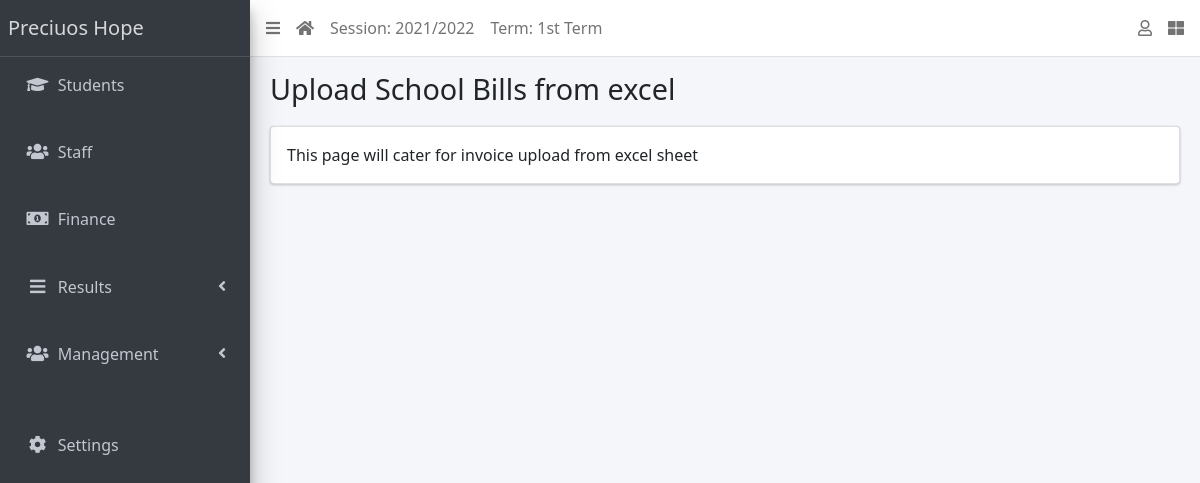
Page /finance/bulk-invoice/ (signed in) on the committed database.
### apps/management/models.py (models this page shows, shortened)
class AcademicSession(models.Model):
    name = models.CharField(max_length=200, unique=True)
    current = models.BooleanField(default=True)
    created_by = models.ForeignKey(settings.AUTH_USER_MODEL, on_delete=models.DO_NOTHING, null=True)
    class Meta:
        ordering = ['name']

class AcademicTerm(models.Model):
    name = models.CharField(max_length=20, unique=True)
    guide = models.ForeignKey(Staff, on_delete=models.CASCADE, null=True, default=None)
    current = models.BooleanField(default=True)
    created_by = models.ForeignKey(settings.AUTH_USER_MODEL, on_delete=models.DO_NOTHING, null=True)
    class Meta:
        ordering = ['name']

class SiteConfig(models.Model):
    key = models.SlugField()
    value = models.CharField(max_length=250)

### apps/finance/views.py (the view)
# urls.py: path("bulk-invoice/", bulk_invoice, name="bulk-invoice"),
@login_required
def bulk_invoice(request):
    return render(request, "finance/bulk_invoice.html")

### apps/management/context_processors.py (called while the page is built)
def site_defaults(request):
    current_session = AcademicSession.objects.get(current=True)
    current_term = AcademicTerm.objects.get(current=True)
    vals = SiteConfig.objects.all()
    context = {
        'current_session': current_session.name,
        'current_term': current_term.name
    }
    for val in vals:
        context[val.key] = val.value
    return context

### apps/finance/templates/finance/bulk_invoice.html
{% extends 'base.html' %}
{% block title %}
Upload School Bills from excel
{% endblock title %}
{% block content %}
This page will cater for invoice upload from excel sheet
{% endblock content %}

### templates/base.html (shortened to what this page needs)
{% load static %}
<!DOCTYPE html>
<html lang="en">
<head>
  <link rel="stylesheet" href="{% static 'plugins/fontawesome-free/css/all.min.css' %}">
  <link rel="stylesheet" href="{% static 'plugins/toastr/toastr.min.css' %}">
  <link rel="stylesheet"
    href="{% static 'plugins/overlayScrollbars/css/OverlayScrollbars.min.css' %}">
  <link rel="stylesheet" href="{% static 'plugins/Datatables/datatables.min.css' %}" />
  <link rel="stylesheet" href="{% static 'dist/css/adminlte.min.css' %}">
  <link href="https://cdn.jsdelivr.net/npm/bootstrap@5.1.1/dist/css/bootstrap.min.css" rel="stylesheet">
</head>
<body
  class="hold-transition sidebar-mini layout-fixed layout-navbar-fixed layout-footer-fixed">
  <div class="wrapper">
    <nav class="main-header navbar navbar-expand navbar-white navbar-light">
      <ul class="navbar-nav">
        <li class="nav-item">
          <a class="nav-link" data-widget="pushmenu" href="#" role="button"><i
              class="fas fa-bars"></i></a>
        </li>
        <li class="nav-item d-none d-sm-inline-block">
          <a href="{% url 'home' %} " class="nav-link"><i class="fa fa-home"></i></a>
        </li>
        <li class="nav-item d-none d-sm-inline-block">
          <a href="{% url 'current-session' %}" class="nav-link">Session: {{ current_session }}</a>
        </li>
        <li class="nav-item d-none d-sm-inline-block">
          <a href="{% url 'current-session' %}" class="nav-link">Term: {{ current_term }}</a>
        </li>
      </ul>
      <ul class="navbar-nav ml-auto">
        <li class="nav-item dropdown">
          <a class="nav-link" data-toggle="dropdown" href="#">
            <i class="far fa-user"></i>
          </a>
        </li>
        <li class="nav-item">
          <a class="nav-link" data-widget="control-sidebar" data-slide="true"
            href="#" role="button"><i class="fas fa-th-large"></i></a>
        </li>
      </ul>
    </nav>
    <aside class="main-sidebar sidebar-dark-primary elevation-4">
      <a href="{% url 'home' %}" class="brand-link">{{ school_name | default:"School" }}</a>
      <div class="sidebar">
        <nav class="mt-2">
          <ul class="nav nav-pills nav-sidebar flex-column"
            data-widget="treeview" role="menu" data-accordion="false">
            <li class="nav-item">
              <a href="{% url 'student-list' %}" class="nav-link">
                <i class="nav-icon fas fa-graduation-cap"></i>
                <p>
                  Students
                </p>
              </a>
            </li>
            <br>
            <li class="nav-item">
              <a href="{% url 'staff-list' %}" class="nav-link">
                <i class="nav-icon fas fa-users"></i>
                <p>
                  Staff
                </p>
              </a>
            </li>
            <br>
            <li class="nav-item">
              <a href="{% url 'invoice-list' %}" class="nav-link">
                <i class="nav-icon fas fa-money-bill-alt"></i>
                <p>
                  Finance
                </p>
              </a>
            </li>
            <br>
            <li class="nav-item has-treeview">
              <a href="#" class="nav-link">
                <i class="nav-icon fas fa-bars"></i>
                <p>
                  Results
                  <i class="fas fa-angle-left right"></i>
                </p>
              </a>
            </li>
            <br>
            <li class="nav-item has-treeview">
              <a href="#" class="nav-link">
                <i class="nav-icon fas fa-users"></i>
                <p>
                  Management
                  <i class="fas fa-angle-left right"></i>
                </p>
              </a>
            </li>
            <br>
            <br>
            <li class="nav-item">
              <a href="{% url 'configs' %}" class="nav-link">
                <i class="nav-icon fas fa-cog"></i>
                <p>
                  Settings
                </p>
              </a>
            </li>
          </ul>
        </nav>
      </div>
    </aside>
    <div class="content-wrapper">
      <section class="content-header">
        <div class="container-fluid">
          <div class="row mb-1">
            <div class="col-sm-8">
              <h1>{% block title %}{% endblock title %}</h1>
            </div>
            <div class="col-sm-4">
            </div>
          </div>
        </div>
      </section>
      <section class="content">
        <div class="container-fluid">
          <div class="row">
            <div class="col-md-12">
              {% block fullcard %}
              <div class="card">
                <div class="card-body">
                  <div class="row">
                    <div class="col">
                      {% block content %}
                      {% endblock content %}
                    </div>
                  </div>
                </div>
              </div>
              {% endblock fullcard %}
            </div>
          </div>
        </div>
      </section>
    </div>
  </div>
</body>
</html>

### rows in the picture
AcademicSession: name "2021/2022"
AcademicTerm: name "1st Term"
SiteConfig: value "Preciuos Hope"
